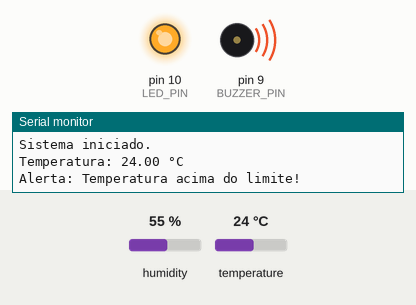
This sketch was run on a simulated Arduino Uno, built with avr-gcc and run on an emulated ATmega328P. On the bench: output pins drawn as LEDs (lit = HIGH), buzzer (waves = sounding, pin HIGH), the last lines printed to the serial monitor. Inputs (shaded band) come from the test bench; at power-on: humidity 55 %, temperature 24 °C.

Above: at 1.0 s.
At 62.0 s:
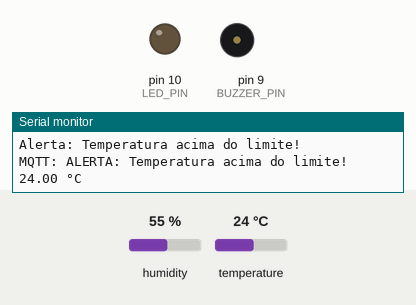
Timing chart, 0 to 130.0 s (numbered marks = the images above):
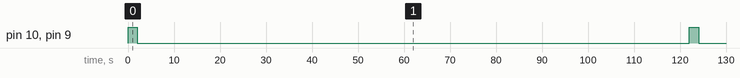

Measured:
- by itself, pin 10 (LED_PIN), pin 9 (BUZZER_PIN): alternates HIGH for 2.0 s and LOW for 120 s

The sketch:

sketch_nov20a.ino
```cpp
#include <DHT.h>

// Configuração do DHT11
#define DHTPIN 8  // Pino digital conectado ao DHT11
#define DHTTYPE DHT11
DHT dht(DHTPIN, DHTTYPE);

// Configuração dos pinos
#define LED_PIN 10
#define BUZZER_PIN 9

// Variáveis de configuração
float temperaturaLimite = 20.0;  // Defina o limite de temperatura aqui

void setup() {
  Serial.begin(9600);  // Comunicação serial para enviar dados ao computador
  dht.begin();

  // Configuração dos pinos
  pinMode(LED_PIN, OUTPUT);
  pinMode(BUZZER_PIN, OUTPUT);

  // Inicialização
  digitalWrite(LED_PIN, LOW);
  digitalWrite(BUZZER_PIN, LOW);

  Serial.println("Sistema iniciado.");
}

void loop() {
  // Leitura do sensor
  float temperatura = dht.readTemperature();

  // Verifica se a leitura é válida
  if (isnan(temperatura)) {
    Serial.println("Erro: Falha ao ler o sensor DHT11!");
    return;
  }

  // Envia a temperatura via comunicação serial
  Serial.print("Temperatura: ");
  Serial.print(temperatura);
  Serial.println(" °C");

  // Verifica se a temperatura ultrapassou o limite
  if (temperatura > temperaturaLimite) {
    Serial.println("Alerta: Temperatura acima do limite!");

    // Aciona o LED e o buzzer
    digitalWrite(LED_PIN, HIGH);
    digitalWrite(BUZZER_PIN, HIGH);
    delay(2000);  // 2 segundos
    digitalWrite(LED_PIN, LOW);
    digitalWrite(BUZZER_PIN, LOW);

    // Envia mensagem de alerta
    enviarMensagemMQTT(temperatura);
  }

  // Aguarda 2 minutos antes da próxima leitura
  delay(120000);
}

// Função para enviar mensagens via Serial (interpretação do computador)
void enviarMensagemMQTT(float temperatura) {
  String mensagem = "ALERTA: Temperatura acima do limite! " + String(temperatura) + " °C";
  Serial.println("MQTT: " + mensagem);  // Marcador para o software no computador
}
```
